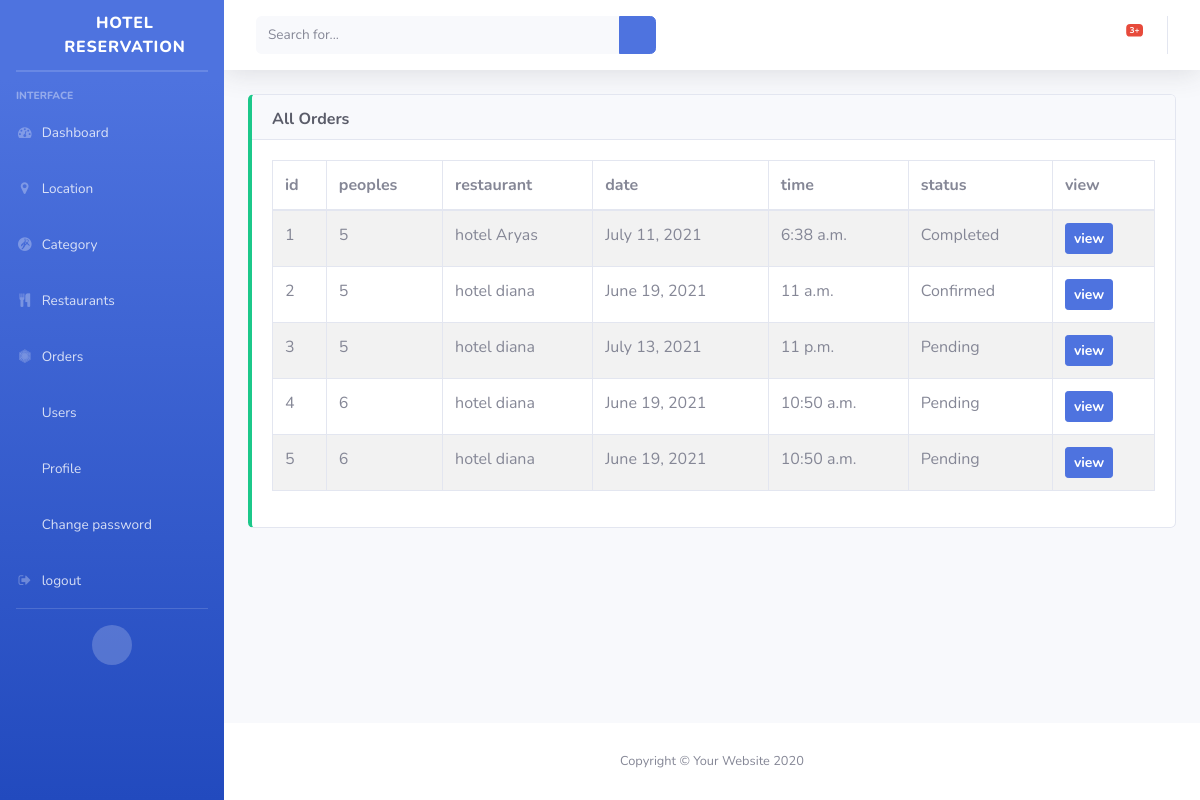
The page /orders/ (signed in) on the database as committed earlier.
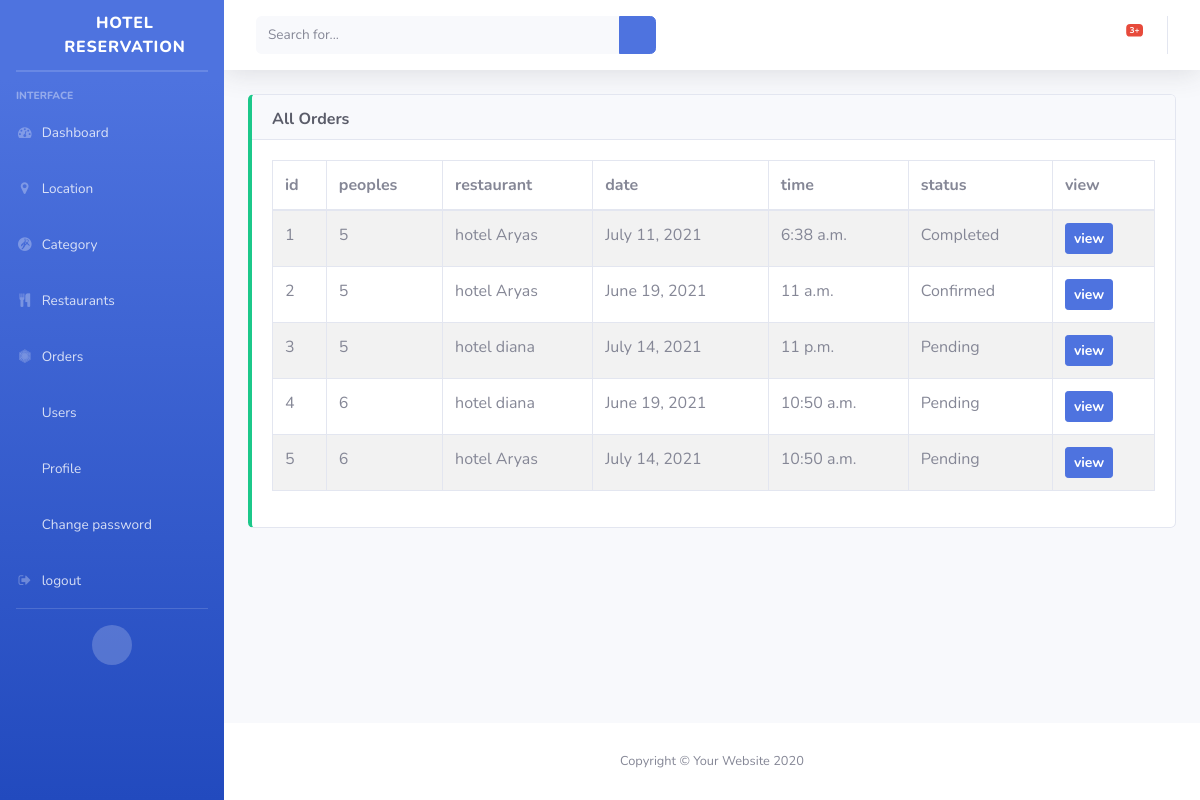
The same page on the database as committed later.
### customer/models.py (models this page shows, shortened)
class Booking(models.Model):
    ORDER_STATUS = (('Pending', 'Pending'), ('Confirmed', 'Confirmed'),
                    ('Completed', 'Completed'), ('Cancelled', 'Cancelled'))
    id = models.UUIDField(primary_key=True, default=uuid.uuid4, editable=False)
    restaurant = models.ForeignKey(Restaurant, on_delete=models.DO_NOTHING)
    user = models.ForeignKey(User, on_delete=models.DO_NOTHING)
    order_status = models.CharField(
        max_length=10, choices=ORDER_STATUS, default='Pending')
    guest = models.IntegerField(validators=[MinValueValidator(1), ])
    date = models.DateField()
    time = models.TimeField()
    paymentmethod = models.CharField(max_length=100, null=True, blank=True)
    created_at = models.DateTimeField(auto_now=True, blank=True, null=True)
    def get_absolute_url(self):
        return reverse("order-detail", kwargs={"pk": self.pk})

### restaurant/models.py (models this page shows, shortened)
class Restaurant(models.Model):
    phone_regex = RegexValidator(
        regex=r'^\+?1?\d{10,10}$', message="Phone must be in the format: '+999999999'.Please enter 10 digits mobile number.")
    name = models.CharField(max_length=100, verbose_name="Restaurant name")
    description = models.TextField()
    address = models.TextField()
    phone = models.CharField(validators=[phone_regex], max_length=10)
    categorys = models.ManyToManyField(RestCategory)
    location = models.ForeignKey(
        Location, on_delete=models.SET_NULL, blank=True, null=True)
    status = models.BooleanField(default=False)
    opentime = models.TimeField()
    closstime = models.TimeField()
    seatingCapacity = models.IntegerField(blank=True, null=True)
    user = models.OneToOneField(
        User, on_delete=models.CASCADE, blank=True, null=True)
    slug = models.SlugField(unique=True, blank=True, null=True)
    logo = models.ImageField(upload_to='rest/', blank=True, null=True)

### customer/views.py (the view)
# urls.py: path('orders/', views.OrderList.as_view(), name="orders"),
@method_decorator(decorator, name='dispatch')
class OrderList(View):
    def get(self, request):
        if not request.user.is_superuser and request.user.is_staff:
            data = Booking.objects.filter(restaurant__user=request.user)
            context = {
                "data": data,
                "heading": 'All orders'
            }
            return render(request, "booking/complist.html", context)
        else:
            data = Booking.objects.all()
            context = {
                "data": data,
                "heading": 'All orders'
            }
            return render(request, "booking/complist.html", context)

### customer/templates/booking/complist.html (shortened to what this page needs)
{% extends 'base.html' %} {% comment %}##########{% endcomment %}
{% block cardtitle %}{{heading}}{% endblock cardtitle %}
{% block content %}
<div class="table-responsive">
    <table class="table table-bordered table-striped table-hover" id="dataTable">
        <thead>
            <tr>
                <th>id</th>
                <th>peoples</th>
                <th>restaurant</th>
                <th>date</th>
                <th>time</th>
                <th>status</th>
                <th>view</th>
            </tr>
        </thead>
        <tbody>
            {% for i in data %}
            <tr>
                <td>{{forloop.counter}}</td>
                <td>{{i.guest}}</td>
                <td>{{i.restaurant.name}}</td>
                <td>{{i.date}}</td>
                <td>{{i.time}}</td>
                <td>{{i.order_status}}</td>
                 <td>
                                <a href="{{i.get_absolute_url}}"
                                    class="btn btn-sm btn-primary font-weight-bold">view</a>
                            </td>
            </tr>
            {% endfor %}
        </tbody>
    </table>
</div>
{% endblock content %}

### customer/templates/base.html (shortened to what this page needs)
{% load static %}
<!DOCTYPE html>
<html lang="en">
<head>
  <link href="{% static 'vendor/fontawesome-free/css/all.min.css' %}" rel="stylesheet" type="text/css" />
  <link rel="stylesheet" href="https://cdnjs.cloudflare.com/ajax/libs/font-awesome/4.7.0/css/font-awesome.min.css">
  <link href="{% static 'css/sb-admin-2.min.css' %}" rel="stylesheet" />
  <link href="{% static 'vendor/datatables/dataTables.bootstrap4.min.css' %}" rel="stylesheet" />
</head>
<body id="page-top">
  <div id="wrapper">
    <ul class="navbar-nav bg-gradient-primary sidebar sidebar-dark accordion" id="accordionSidebar">
      <a class="sidebar-brand d-flex align-items-center justify-content-center" href="index.html">
        <div class="sidebar-brand-icon rotate-n-15">
          <i class="fas fa-concierge-bell"></i>
        </div>
        <div class="sidebar-brand-text mx-3">Hotel Reservation</div>
      </a>
      <hr class="sidebar-divider my-0" />
      <hr class="sidebar-divider" />
      <div class="sidebar-heading">Interface</div>
      <li class="nav-item">
        <a class="nav-link" href="{% url 'dashboard' %}">
          <i class="fas fa-fw fa fa-tachometer"></i>
          <span>Dashboard</span>
        </a>
      </li>
      {% if  request.user.is_superuser %}
      <li class="nav-item">
        <a class="nav-link" href="{% url 'location-list' %}">
          <i class="fas fa-fw fa fa-map-marker"></i>
          <span>Location</span>
        </a>
      </li>
      <li class="nav-item">
        <a class="nav-link" href="{% url 'restcatlist' %}">
          <i class="fas fa-fw fa fa-grav"></i>
          <span>Category</span>
        </a>
      </li>
      <li class="nav-item">
        <a class="nav-link collapsed" href="#" data-toggle="collapse" data-target="#collapseUtilities"
          aria-expanded="true" aria-controls="collapseUtilities">
          <i class="fas fa-fw fa fa-cutlery"></i>
          <span>Restaurants</span>
        </a>
      </li>
      {% endif %}
      <li class="nav-item">
        <a class="nav-link collapsed" href="#" data-toggle="collapse" data-target="#collapseOrders" aria-expanded="true"
          aria-controls="collapseOrders">
          <i class="fas fa-fw fa fa-first-order"></i>
          <span>Orders</span>
        </a>
      </li>
      {% if request.user.is_superuser %}
      <li class="nav-item">
        <a class="nav-link collapsed" href="#" data-toggle="collapse" data-target="#collapseUsers" aria-expanded="true"
          aria-controls="collapseUsers">
          <i class="fas fa-fw fa-users"></i>
          <span>Users</span>
        </a>
      </li>
      {% endif %}
      <li class="nav-item">
        <a class="nav-link" href="{% url 'user-profile' %}">
          <i class="fas fa-fw fa-user"></i>
          <span>Profile</span>
        </a>
      </li>
      <li class="nav-item">
        <a class="nav-link" href="{% url 'pass-change' %}">
          <i class="fas fa-fw fa-lock"></i>
          <span>Change password</span>
        </a>
      </li>
      <li class="nav-item">
        <a class="nav-link" href="{% url 'logout-view' %}">
          <i class="fas fa-fw fa fa-sign-out"></i>
          <span>logout</span>
        </a>
      </li>
      <hr class="sidebar-divider d-none d-md-block" />
      <div class="text-center d-none d-md-inline">
        <button class="rounded-circle border-0" id="sidebarToggle"></button>
      </div>
    </ul>
    <div id="content-wrapper" class="d-flex flex-column">
      <div id="content">
        <nav class="
              navbar navbar-expand navbar-light
              bg-white
              topbar
              mb-4
              static-top
              shadow
            ">
          <form class="
                d-none d-sm-inline-block
                form-inline
                mr-auto
                ml-md-3
                my-2 my-md-0
                mw-100
                navbar-search
              ">
            <div class="input-group">
              <input type="text" class="form-control bg-light border-0 small" placeholder="Search for..."
                aria-label="Search" aria-describedby="basic-addon2" />
              <div class="input-group-append">
                <button class="btn btn-primary" type="button">
                  <i class="fas fa-search fa-sm"></i>
                </button>
              </div>
            </div>
          </form>
          <ul class="navbar-nav ml-auto">
            <li class="nav-item dropdown no-arrow mx-1">
              <a class="nav-link dropdown-toggle" href="#" id="alertsDropdown" role="button" data-toggle="dropdown"
                aria-haspopup="true" aria-expanded="false">
                <i class="fas fa-bell fa-fw"></i>
                <span class="badge badge-danger badge-counter">3+</span>
              </a>
            </li>
          </ul>
        </nav>
        <div class="container">
          <div class="row">
            <div class="col-md-12">
              <div class="card border-left-success">
                <div class="card-header" style="height: 45px">
                  <div class="
                        card-title
                        text-dark
                        font-weight-bold
                        text-capitalize
                      ">
                    {% block cardtitle %} {% endblock cardtitle %}
                  </div>
                </div>
                <div class="card-body">
                  {% block content %} {% endblock content %}
                </div>
              </div>
            </div>
          </div>
        </div>
      </div>
      <footer class="sticky-footer bg-white">
        <div class="container my-auto">
          <div class="copyright text-center my-auto">
            <span>Copyright &copy; Your Website 2020</span>
          </div>
        </div>
      </footer>
    </div>
  </div>
</body>
</html>

Rows that differ between the two databases and show on the page:
changed Booking "Confirmed": restaurant.name "hotel diana" → "hotel Aryas"
changed Booking (number 3 of 5 on the later page): date "July 13, 2021" → "July 14, 2021"
changed Booking (number 5 of 5 on the later page): restaurant.name "hotel diana" → "hotel Aryas"; date "June 19, 2021" → "July 14, 2021"
